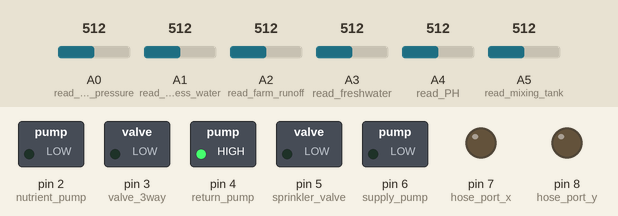
Bench run of a sketch on a simulated Arduino Uno, built with avr-gcc and run on an emulated ATmega328P. Shown: switched loads named in the sketch (green lamp = pin HIGH), output pins drawn as LEDs (lit = HIGH). The inputs (shaded band) are chosen by the test bench; at power-on: A2 (read_farm_runoff) = 512, A0 (read_supply_pressure) = 512, A1 (read_excess_water) = 512, A3 (read_freshwater) = 512, A4 (read_PH) = 512, A5 (read_mixing_tank) = 512. What the sketch prints to the serial monitor is not drawn.

Above: at 1.2 s.
1.3 s: A2 (read_farm_runoff) set to 6
2.8 s: A2 (read_farm_runoff) set to 3
At 3.7 s:
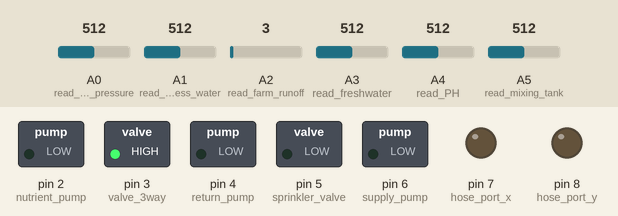
At 13.7 s:
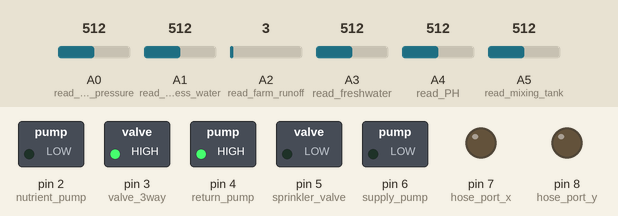
Timing chart, 0 to 24.3 s (numbered marks = the images above; inputs shaded):
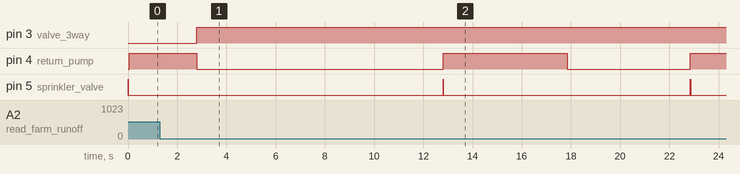

The sketch:

FarmLogic.ino
```cpp
//Constants
const int mixing_tank_level_min = 5;
const int mixing_tank_level_max = 10;

const int farm_runoff_level_min = 5;
const int farm_runoff_level_max = 10;

const int freshwater_level_min = 5;
const int freshwater_level_max = 10;

const int excess_water_level_max = 10;
const int nutrient_tank_level_min = 5;

const int sprinkler_time_ON = 15;
const int sprinkler_time_OFF = 30;

const long int supply_pressure_min = 60*6895;
const long int supply_pressure_max = 120*6895;

const int water_ec_min = 2;
const int water_ec_max = 2;

const int water_PH_max = 7;

const int optim_light_intensity_1 = 10;
const int optim_light_intensity_2 = 10;

//Assigning analog pins (need more pins!)
const int read_supply_pressure = A0;
const int read_excess_water = A1;
const int read_farm_runoff = A2;
const int read_freshwater = A3;
const int read_PH = A4;
const int read_mixing_tank = A5;
const int read_Nutr_tank_A;
const int read_Nutr_tank_B;
const int read_water_EC;
const int led_1;
const int led_2;
const float get_temp;
const float plant_weight_1;
const float plant_weight_2;
const float plant_weight_3;
const float plant_weight_4;

//Assigning digital pins
const int nutrient_pump = 2;
const int valve_3way = 3;
const int return_pump = 4;
const int sprinkler_valve = 5;
const int supply_pump = 6;
const int hose_port_x = 7;
const int hose_port_y = 8;


void setup() {
  // put your setup code here, to run once:
  Serial.begin(9600);

  //Setting pin modes as input for respective pins
  pinMode(read_supply_pressure, INPUT);
  pinMode(read_excess_water, INPUT);
  pinMode(read_farm_runoff, INPUT);
  pinMode(read_freshwater, INPUT);
  pinMode(read_PH, INPUT);
  pinMode(read_mixing_tank, INPUT);
  pinMode(read_Nutr_tank_A, INPUT);
  pinMode(read_Nutr_tank_B, INPUT);
  pinMode(read_water_EC, INPUT);
  pinMode(get_temp, INPUT);
  pinMode(plant_weight_1, INPUT);
  pinMode(plant_weight_2, INPUT);
  pinMode(plant_weight_3, INPUT);
  pinMode(plant_weight_4, INPUT);


  //Setting pin mode as OUTPUT for respective pins
  pinMode(nutrient_pump, OUTPUT);
  pinMode(valve_3way, OUTPUT);
  pinMode(return_pump,OUTPUT);
  pinMode(sprinkler_valve, OUTPUT);
  pinMode(supply_pump, OUTPUT);
  pinMode(hose_port_x, OUTPUT);
  pinMode(hose_port_y, OUTPUT);
  pinMode(led_1, OUTPUT);
  pinMode(led_2, OUTPUT);

}

void loop() {
  // put your main code here, to run repeatedly:

  //Not sure how to make this run seperately from the rest of the system
  digitalWrite(sprinkler_valve, HIGH);
  delay(sprinkler_time_ON);
  digitalWrite(sprinkler_valve, LOW);
  delay(sprinkler_time_OFF);

  int supply_pressure = analogRead(read_supply_pressure); //Read supply pressure

  if(supply_pressure < supply_pressure_min) {
    while(supply_pressure < supply_pressure_max) {
      digitalWrite(supply_pump, HIGH); //Open supply valve
      supply_pressure = analogRead(read_supply_pressure); //Read data again
    }
    digitalWrite(supply_pump, LOW); //Close valve once done
  }

  int excess_water = analogRead(read_excess_water); //read excess water

  if(excess_water > excess_water_level_max) {
    Serial.print("Please empty excess water storage tank.");
  }

  int farm_runoff = analogRead(read_farm_runoff); //Read farm runoff

  if(farm_runoff >= farm_runoff_level_max) {
    while(farm_runoff >= farm_runoff_level_min) {
      digitalWrite(return_pump, HIGH); //Open return valve
      farm_runoff = analogRead(read_farm_runoff); //read data again
    }
    digitalWrite(return_pump, LOW); //Close valve once done
  }

  int freshwater = analogRead(read_freshwater); //Read freshwater level

  if(freshwater < freshwater_level_min) {
    Serial.print("Please refill freshwater storage tank");
  }

  //Nutrient zone
  int Nutr_A = analogRead(read_Nutr_tank_A);
  int Nutr_B = analogRead(read_Nutr_tank_B);
  int PH_level = analogRead(read_PH);

  if(Nutr_A < nutrient_tank_level_min) {
    Serial.print("Please refill nutrient tank A");
  } else if (Nutr_B < nutrient_tank_level_min) {
    Serial.print("Please refill nutrient tank B");
  } else if ( PH_level < nutrient_tank_level_min) {
    Serial.print("Please refill PH tank.");
  }

  //Tracking average plant weight
  float avg_plant_weight = 0.25 * (analogRead(plant_weight_1) + analogRead(plant_weight_2) + analogRead(plant_weight_3) + analogRead(plant_weight_4)); //Record average plant weight

  //Alter light intensity
  analogWrite(led_1, optim_light_intensity_1); //Adjust light intensity (assumed it's a LED)
  analogWrite(led_2, optim_light_intensity_2);

  //Record ambient data
  float temp = analogRead(get_temp) * (0.004882814); //Converts 0 to 1023 value from analogRead to 0.0 to 5.0 (true voltage at the pin)
  float temp_C = (temp - 0.5) * 100.0; //Convert voltage value to Celcius

  int mixing_tank = analogRead(read_mixing_tank); //Read mixing tank level
  farm_runoff = analogRead(read_farm_runoff); //Read farm runoff levels again
  freshwater = analogRead(read_freshwater); //read freshwater levels again

  if(mixing_tank < mixing_tank_level_min) {
    if(farm_runoff > farm_runoff_level_min) {
      while(farm_runoff > farm_runoff_level_min) {
        digitalWrite(return_pump, HIGH); //Open return pumo
      }
    }
      digitalWrite(return_pump, LOW); //Close pump once done
  } else if (freshwater > freshwater_level_min) {
    digitalWrite(valve_3way, HIGH); //open 3 way valve
    delay(5000); //delay of 5 seconds
    digitalWrite(return_pump, HIGH); //open return valve

     //close valves once done
    digitalWrite(valve_3way, LOW);
    digitalWrite(return_pump, LOW);
  } else {
    Serial.print("Please refill freshwater storage tank.");
  }

  if(mixing_tank > mixing_tank_level_max) {
    excess_water = analogRead(read_excess_water); //read excess water again
    if(excess_water < excess_water_level_max) {
      digitalWrite(valve_3way, HIGH); //Open 3 way valve
      delay(5000); //Delay 5 seconds
      digitalWrite(supply_pump, HIGH); //Open supply valve
    }
    //Close valves once done
    digitalWrite(valve_3way, LOW);
    digitalWrite(return_pump, LOW);
  } else {
      Serial.print("Please empty excess water storage tank");
  }

  int water_EC = analogRead(read_water_EC); //read water EC

  if(water_EC < water_ec_min) {
    digitalWrite(hose_port_x, HIGH); //Open hose port x
    delay(5000); //Delay 5 seconds
    digitalWrite(return_pump, HIGH); //Open return pump
    //Close once done
    digitalWrite(hose_port_x, LOW);
    digitalWrite(return_pump, LOW);
      } else if (water_EC > water_ec_max) {
          if(freshwater > freshwater_level_min) {
              digitalWrite(valve_3way, HIGH); //Open 3 way valve
              delay(5000); //delay 5 seconds
              digitalWrite(return_pump, HIGH); //Open return valve
                }

          //Close valves once done
          digitalWrite(valve_3way, HIGH);
          digitalWrite(return_pump, HIGH);
      } else {
      Serial.print("Please refill freshwater storage tank.");
    }

  float cal_PH = analogRead(read_PH) * 5.0/1024; //Read PH voltage value
  float phvalue = 7 - (2.5 - PH_level) * (-5.436); //Convert value to display actual PH

  if(phvalue > water_PH_max) {
    digitalWrite(hose_port_y, HIGH); //Open hose port y
    delay(5000); //Delay 5 seconds
    digitalWrite(nutrient_pump, HIGH); //Open nutrient pump
  }

      //Close once done
      digitalWrite(hose_port_y, LOW);
      digitalWrite(nutrient_pump, LOW);

}
```

Measured:
- the behaviour switches between 5 and 4 on A2 (read_farm_runoff) (found by bisection; images 0 and 1)
- after the input at 1.3 s, every drawn part: stays the same
- after the input at 2.8 s, pin 3 (valve_3way): LOW → HIGH at once; pin 4 (return_pump): HIGH → LOW at once, → HIGH 10.0 s later, → LOW 5.0 s later, → HIGH 5.0 s later; pin 5 (sprinkler_valve): alternates HIGH for 0.02 s and LOW for 10.0 s, starting after 10.0 s
